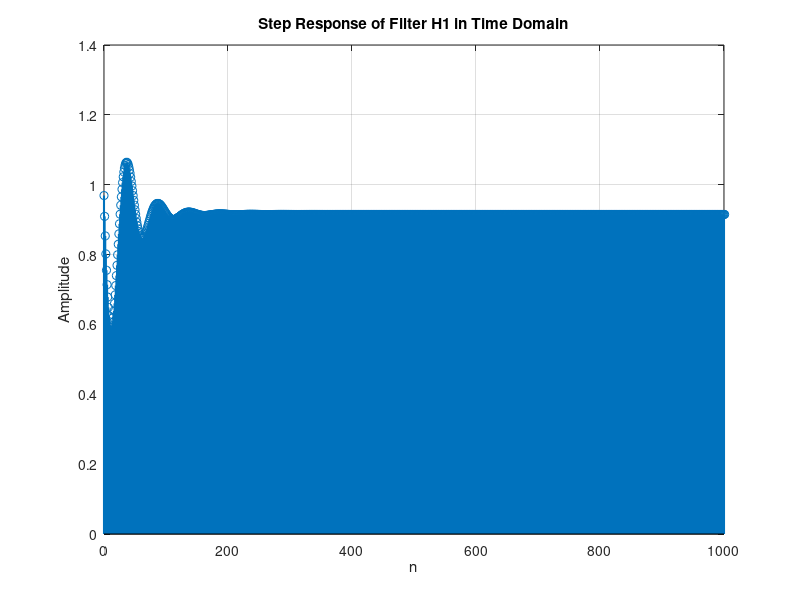
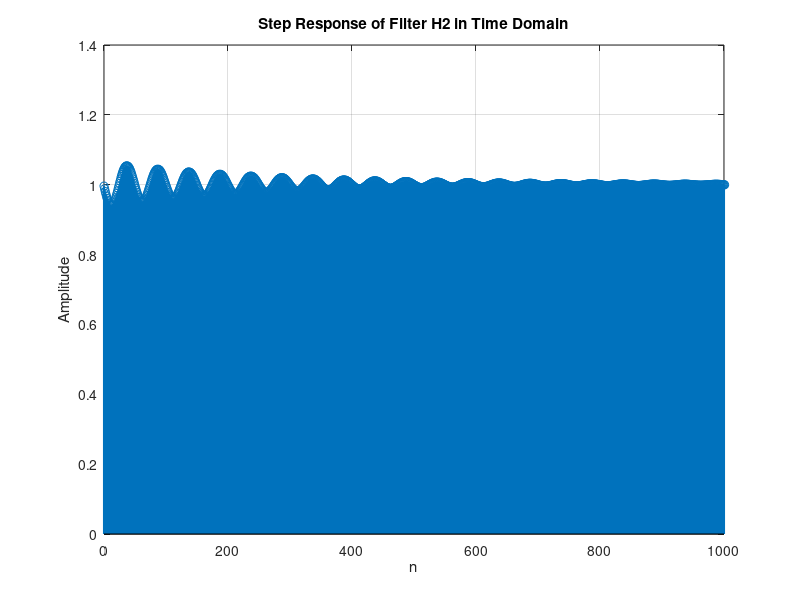

These figures' MATLAB source, in order:
close all;
clear;
clc;

%% 
N = 10e4;
f = [4, 8 ,12];
n = 0:N;

fs = 400;

t1 = 0:(1/fs):(2-1/fs);
t2 = 2:(1/fs):(4-1/fs);
t3 = 4:(1/fs):(6-1/fs);
x = [cos(2*pi*f(1)*t1),cos(2*pi*f(2)*t2),cos(2*pi*f(3)*t3)];



b1 = [0.969, -1.92377, 0.969531];
a1 = [1, -1.923772, 0.9399063];

b2 = [0.996088, -1.976468, 0.996088];
a2 = [1, -1.976468, 0.992177];

x_step = ones(1, N + 1);

y_step = filter(b1, a1, x_step);

figure('Name', 'Step Response');
stem(n, y_step, "LineWidth", 1.5);
title("Step Response of Filter H1 in Time Domain");
xlabel("n");
ylabel("Amplitude");
xlim([0 1000]);
grid on;

settling_time_value = find(abs(y_step - y_step(end)) >= 0.01, 1, 'last') + 1;

disp(sprintf("Setteling sample: %d", settling_time_value));

y_step = filter(b2, a2, x_step);

figure('Name', 'Step Response');
stem(n, y_step, "LineWidth", 1.5);
title("Step Response of Filter H2 in Time Domain");
xlabel("n");
ylabel("Amplitude");
xlim([0 1000]);
grid on;


settling_time_value = find(abs(y_step - y_step(end)) >= 0.01, 1, 'last') + 1;

disp(sprintf("Setteling sample: %d", settling_time_value));